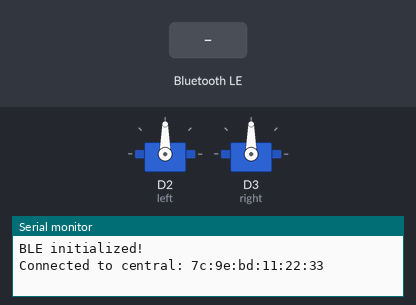
Bench run of a sketch on a simulated Arduino Nano 33 IoT. Parts: 2 × servo, the last lines printed to the serial monitor. The inputs (shaded band) are chosen by the test bench. Nothing arrives over Bluetooth unless stated; a phone connects over Bluetooth LE 3 s after start.

Above: at 3.8 s.
3.9 s: Bluetooth LE write "1" received
At 4.4 s:
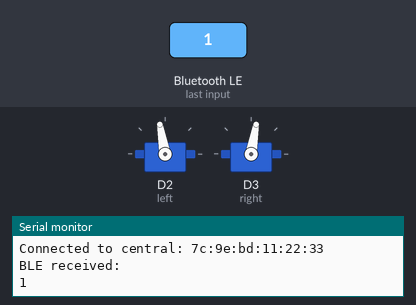
5.4 s: Bluetooth LE write "2" received
At 6.6 s:
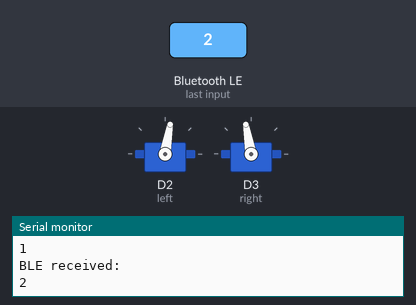
6.9 s: Bluetooth LE write "0" received
At 7.9 s:
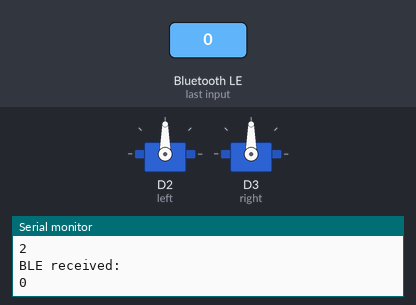
Timing chart, 0 to 9.9 s (numbered marks = the images above; inputs shaded):
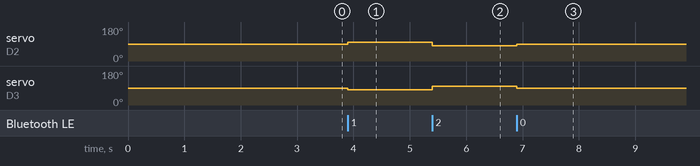

The sketch:

BLE_car_starter.ino
```cpp
#include <ArduinoBLE.h>
#include <Servo.h>

//on terminal, use [uuidgen] **On Mac or Linux** to get a randomly-generated ID
//use the ID as serviceUUID and change 1 character and use as charUUID
//copy the serviceUUID into the serviceUUID JavaScript variable as well

#define serviceUUID "3c5bd4c2-055f-11ed-b939-0242ac120002"
#define charUUID "4c5bd4c2-055f-11ed-b939-0242ac120002"

//String carName = "Hehe"; //name your car whatever you want

BLEService moveCar(serviceUUID);
BLEIntCharacteristic dir(charUUID, BLERead | BLEWrite);

int lm = 2; // Motor pins
int rm = 3;

Servo left; // Can change
Servo right;

void setup() {
  left.attach(2); // can change
  right.attach(3);
  left.write(90);
  right.write(90);
  Serial.begin(9600);
  while (!Serial) {};
  while (!BLE.begin()) {
    Serial.println("Error initializing BLE...");
    delay(2000);
  }
  Serial.println("BLE initialized!");
  BLE.setLocalName("Hehe");
  BLE.setAdvertisedService(moveCar);
  moveCar.addCharacteristic(dir);
  BLE.addService(moveCar);
  BLE.advertise();
}

bool centralConnected = false;

void loop() {
  BLEDevice central = BLE.central();
  if (central && !centralConnected) {
    Serial.print("Connected to central: ");
    Serial.println(central.address());
    centralConnected = true;
  } else if (!central && centralConnected) {
    Serial.println("Disconnected from central.");
    centralConnected = false;
  }

  if (central.connected() && central) {
    if (dir.written()) {
      Serial.println("BLE received:");
      Serial.println(dir.value());
      int i = dir.value();
      drive(i);
    }
  }
}

void drive(int x) {
  if(x == 0){
    left.write(90);
    right.write(90);
    }
  else if (x == 1) {
    left.write(100);
    right.write(80);
  }
  else if (x == 2) {
    left.write(80);
    right.write(100);
  }
  else if(x == 3){
    left.write(80);
    right.write(80);
    }
  else if(x == 4){
    left.write(100);
    right.write(100);
    }
  else{
    left.write(90);
    right.write(90);
    }
}
```

Measured:
- after the input at 3.9 s, servo on D2 (left): 90° → 100° at once; servo on D3 (right): 90° → 80° at once
- after the input at 5.4 s, servo on D2 (left): 100° → 80° at once; servo on D3 (right): 80° → 100° at once
- after the input at 6.9 s, servo on D2 (left): 80° → 90° at once; servo on D3 (right): 100° → 90° at once
